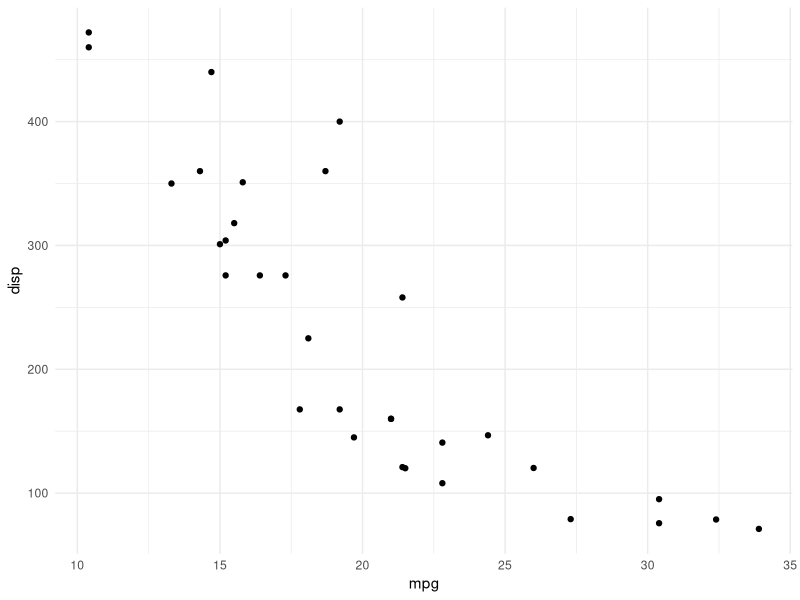
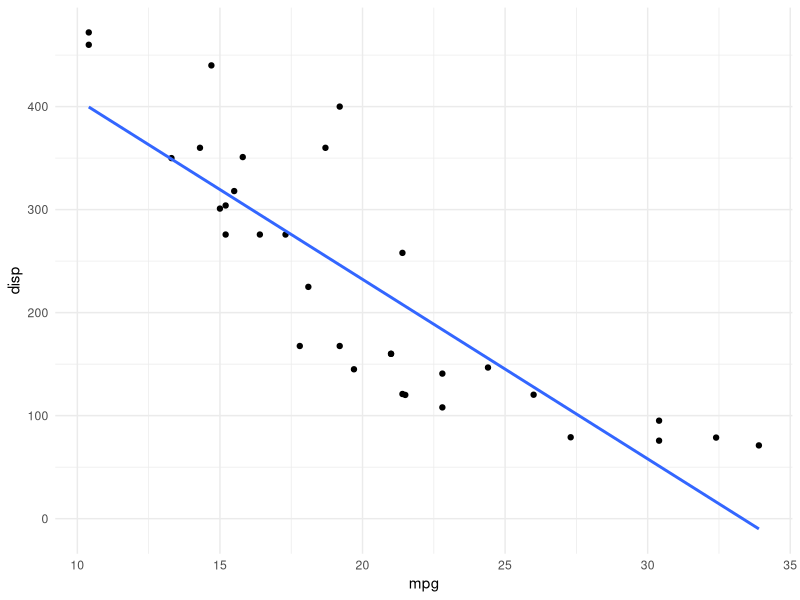
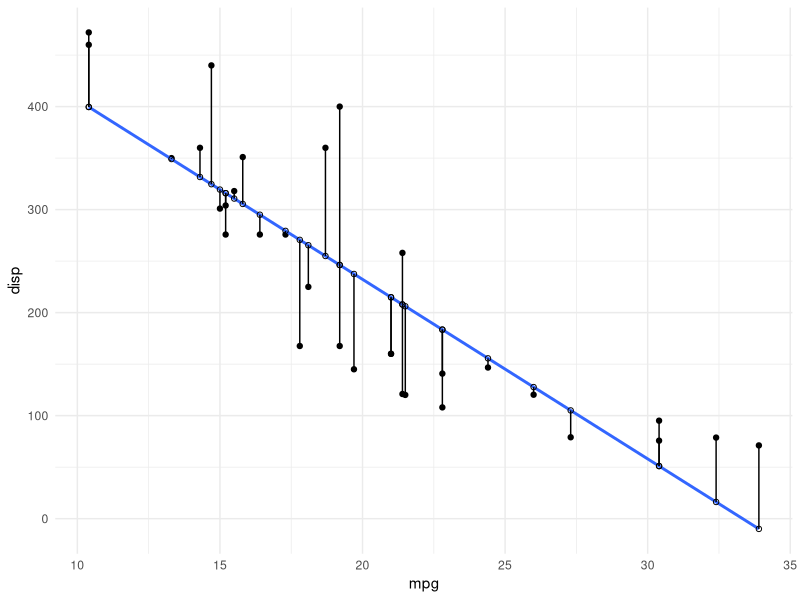
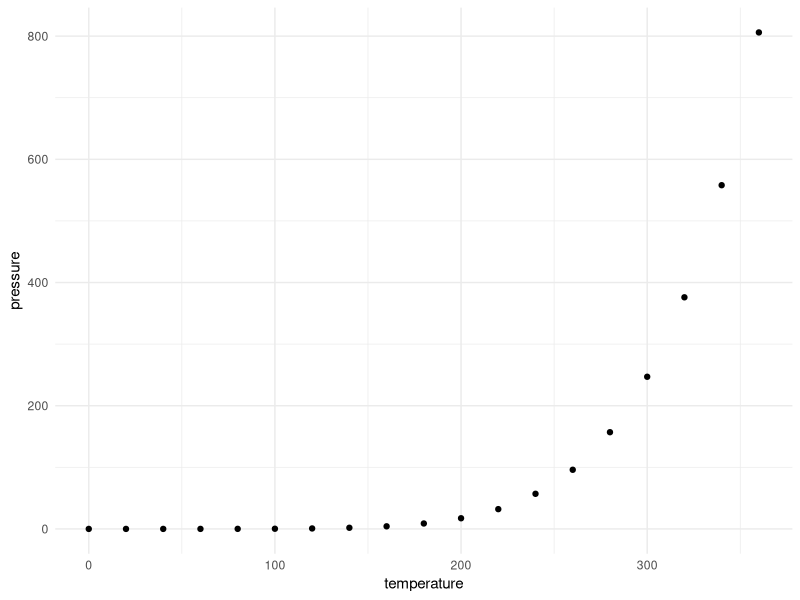

The R script that drew these images, in order:
## ---- chunk 1
knitr::opts_chunk$set(echo = TRUE)
knitr::opts_chunk$set(fig.width=4, fig.height=4)
library(tidyverse)
theme_set(theme_minimal())
## ---- chunk 2

mtcars %>% 
  ggplot(aes(x = mpg, y = disp)) + 
  geom_point() 

## ---- chunk 3

mtcars %>% 
  ggplot(aes(x = mpg, y = disp)) + 
  geom_point() +
  geom_smooth(method = "lm", se = F)

## ---- chunk 4

lm(disp ~ mpg, data = mtcars) %>% 
  broom::augment() %>% 
  ggplot(aes(x = mpg, y = disp)) + 
  geom_point() + 
  geom_smooth(method = "lm", se = F) +
  geom_point(aes(y = .fitted), shape = 1) + 
  geom_segment(aes(xend = mpg, yend = .fitted)) 

## ---- chunk 5
library(ggplot2)
ggplot(pressure, aes(temperature, pressure)) + geom_point()
